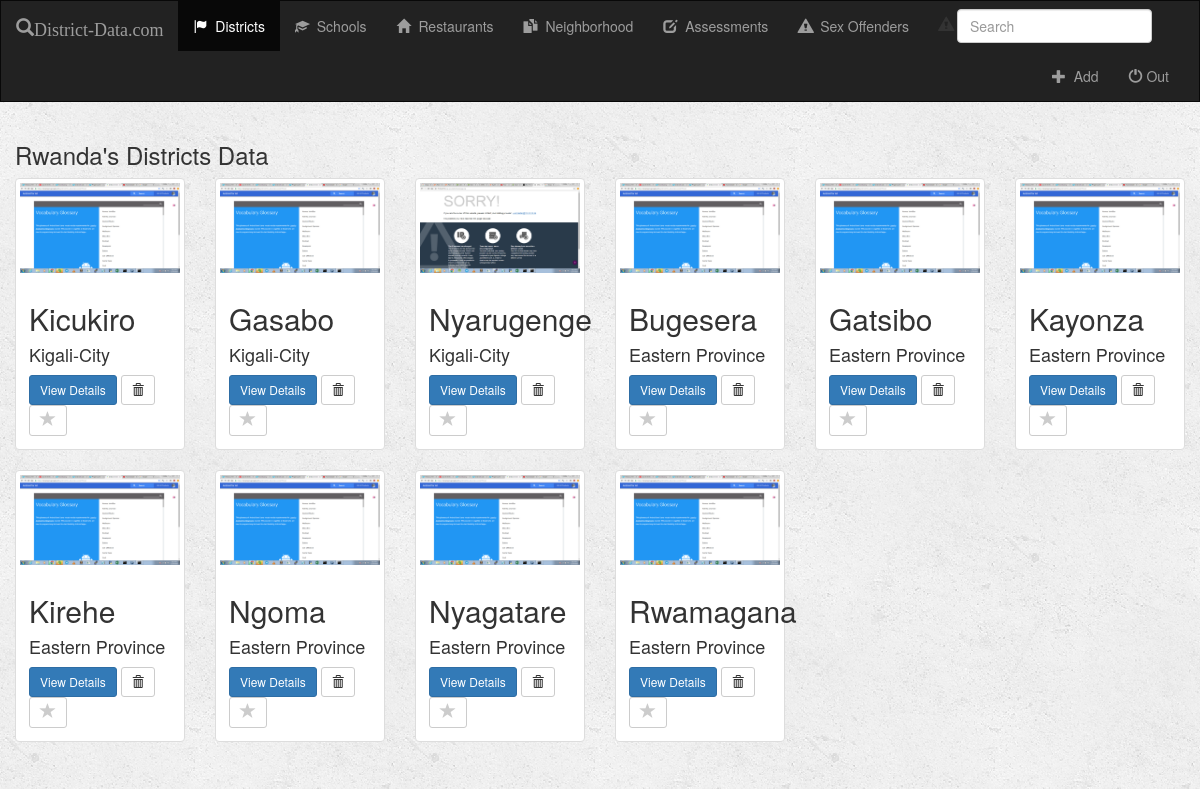
Screenshot of /district/ with the database file from the repository.
### district/models.py (models this page shows, shortened)
class Album(models.Model):
    user = models.ForeignKey(User, default=1)
    artist = models.CharField(max_length=250)
    album_title = models.CharField(max_length=500)
    genre = models.CharField(max_length=100)
    album_logo = models.FileField()
    is_favorite = models.BooleanField(default=False)

### district/views.py (the view)
def index(request):
        albums = Album.objects.all()
        song_results = Song.objects.all()
        query = request.GET.get("q")
        if query:
            albums = albums.filter(
                Q(album_title__icontains=query) |
                Q(artist__icontains=query)
            ).distinct()
            song_results = song_results.filter(
                Q(song_title__icontains=query)
            ).distinct()
            return render(request, 'district/index.html', {
                'albums': albums,
                'songs': song_results,
            })
        else:
            return render(request, 'district/index.html', {'albums': albums})

### district/templates/district/index.html (shortened to what this page needs)
{% extends 'district/base.html' %}
{% block albums_active %}active{% endblock %}
{% block body %}
<div class="albums-container container-fluid">
    <div class="row">
        <div class="col-sm-12">
            <h3>Rwanda's Districts Data</h3>
        </div>
        {% if albums %}
            {% for album in albums %}
                <div class="col-sm-4 col-lg-2">
                    <div class="thumbnail">
                        <a href="{% url 'district:detail' album.id %}">
                            <img src="{{ album.album_logo.url }}" class="img-responsive">
                        </a>
                        <div class="caption">
                            <h2>{{ album.album_title }}</h2>
                            <h4>{{ album.artist }}</h4>
                            <a href="{% url 'district:detail' album.id %}" class="btn btn-primary btn-sm" role="button">View Details</a>
                            <form action="{% url 'district:delete_album' album.id %}" method="post" style="display: inline;">
                                <button type="submit" class="btn btn-default btn-sm">
                                    <span class="glyphicon glyphicon-trash"></span>
                                </button>
                            </form>
                            <a href="{% url 'district:favorite_album' album.id %}" class="btn btn-default btn-sm btn-favorite" role="button">
                                <span class="glyphicon glyphicon-star {% if album.is_favorite %}active{% endif %}"></span>
                            </a>
                        </div>
                    </div>
                </div>
                {% cycle '' '' '' '' '' '<div class="clearfix visible-lg"></div>' %}
            {% endfor %}
        {% endif %}
    </div>
</div>
{% endblock %}

### district/templates/district/base.html (shortened to what this page needs)
<!DOCTYPE html>
<html lang="en">
<head>
    {% load staticfiles %}
    <link rel="stylesheet" href="https://maxcdn.bootstrapcdn.com/bootstrap/3.3.6/css/bootstrap.min.css">
    <link rel="stylesheet" type="text/css" href="{% static 'district/style.css' %}"/>
</head>
<body>
<nav class="navbar navbar-inverse">
    <div class="container-fluid">
        <div class="navbar-header">
            <a class="navbar-brand glyphicon" href="{% url 'district:index' %}"><span class="glyphicon glyphicon-search" aria-hidden="true">District-Data.com</a>
        </div>
        <div class="collapse navbar-collapse" id="topNavBar">
            <ul class="nav navbar-nav">
                <li class="{% block albums_active %}{% endblock %}"><a href="{% url 'district:index' %}"><span class="glyphicon glyphicon-flag" aria-hidden="true"></span>&nbsp; Districts</a></li>
                <li class="{% block songs_active %}{% endblock %}"><a href="{% url 'district:songs' 'all' %}"><span class="glyphicon glyphicon-education" aria-hidden="true"></span>&nbsp; Schools</a></li>
                <li class="{% block songs_activez %}{% endblock %}"><a href="#"><span class="glyphicon glyphicon-home" aria-hidden="true"></span>&nbsp; Restaurants</a></li>
                <li class="{% block songs_activee %}{% endblock %}"><a href="#"><span class="glyphicon glyphicon-duplicate" aria-hidden="true"></span>&nbsp; Neighborhood</a></li>
                <li class="{% block songs_activeex %}{% endblock %}"><a href="#"><span class="glyphicon glyphicon-edit" aria-hidden="true"></span>&nbsp; Assessments</a></li>
                <li class="{% block songs_activeexz %}{% endblock %}"><a href="#"><span class="glyphicon glyphicon-alert" aria-hidden="true"></span>&nbsp; Sex Offenders</a></li>
            </ul>
            <form class="navbar-form navbar-left" role="search" method="get" action="{% url 'district:index' %}">
                <div class="form-group">
                <span class="glyphicon glyphicon-alert"></span>
                    <input type="text" class="form-control" placeholder="Search" name="q" value="{{ request.GET.q }}">
                </div>
            </form>
            <ul class="nav navbar-nav navbar-right">
                <li>
                    <a href="{% url 'district:create_album' %}">
                        <span class="glyphicon glyphicon-plus" aria-hidden="true"></span>&nbsp; Add
                    </a>
                </li>
                <li>
                    <a href="{% url 'district:logout_user' %}">
                        <span class="glyphicon glyphicon-off" aria-hidden="true"></span>&nbsp;Out
                    </a>
                </li>
            </ul>
        </div>
    </div>
</nav>
{% block body %}
{% endblock %}
</body>
</html>

### district/static/district/style.css (style rules this page uses)
body { background: white url("images/background.png"); }
.navbar { border-radius: 0; }
.navbar-brand { font-family: 'Satisfy', cursive; }
.glyphicon-star { color: #CCCCCC; font-size: 16px; }

### rows the page displays
Album: album_logo (picture), album_title "Kicukiro", artist "Kigali-City", is_favorite False (drawn)
Album: album_logo (picture), album_title "Gasabo", artist "Kigali-City", is_favorite False (drawn)
Album: album_logo (picture), album_title "Nyarugenge", artist "Kigali-City", is_favorite False (drawn)
Album: album_logo (picture), album_title "Bugesera", artist "Eastern Province", is_favorite False (drawn)
Album: album_logo (picture), album_title "Gatsibo", artist "Eastern Province", is_favorite False (drawn)
Album: album_logo (picture), album_title "Kayonza", artist "Eastern Province", is_favorite False (drawn)
Album: album_logo (picture), album_title "Kirehe", artist "Eastern Province", is_favorite False (drawn)
Album: album_logo (picture), album_title "Ngoma", artist "Eastern Province", is_favorite False (drawn)
Album: album_logo (picture), album_title "Nyagatare", artist "Eastern Province", is_favorite False (drawn)
Album: album_logo (picture), album_title "Rwamagana", artist "Eastern Province", is_favorite False (drawn)
